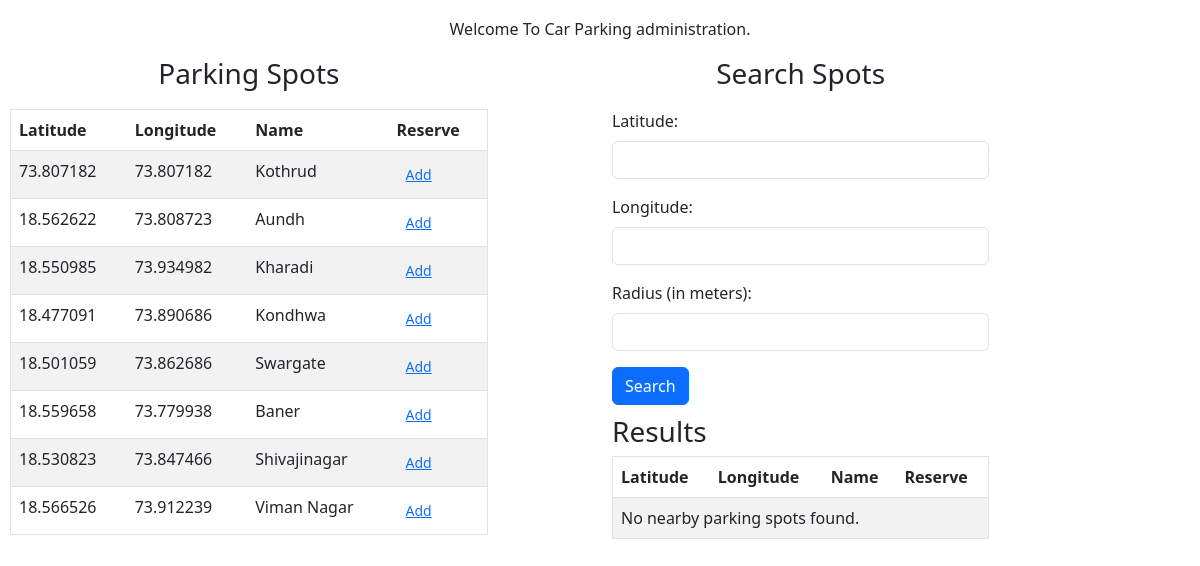
/parking/parking-spots/1/, run on the app's committed database.
### parking/models.py (models this page shows)
class ParkingSpot(models.Model):
    latitude = models.FloatField()
    longitude = models.FloatField()
    name = models.CharField(max_length=50,blank=True, null=True)
    active = models.BooleanField(default=False)
    created_on = models.DateTimeField(auto_now_add=True, null=True)

### parking/views.py (the view, shortened to what this page needs)
# urls.py: path('parking-spots/<int:user>/', ParkingSpotsView.as_view(), name='parking_spots'),
class ParkingSpotsView(View):
    def get(self, request, user):
        parking_spots = ParkingSpot.objects.filter(active=True)
        return render(request, 'parking/parking_spots.html', {'parking_spots': parking_spots, 'user': user})

### templates/parking/parking_spots.html (shortened to what this page needs)
<!DOCTYPE html>
<html lang="en">
<head>
    <link rel="stylesheet" href="https://cdn.jsdelivr.net/npm/bootstrap@5.3.0/dist/css/bootstrap.min.css">
</head>
<body>
<div class="row" style="padding:20px 10px;">
  <h6 class="text-center">Welcome To Car Parking administration. </h6>
    <div class="col-md-5">
<h3 class="text-center" style="padding:10px 0px;">Parking Spots</h3>
<div class="table-responsive table-bordered">
  <table class="table table-striped">
    <thead>
      <tr>
        <th>Latitude</th>
        <th>Longitude</th>
          <th>Name</th>
          <th>Reserve</th>
      </tr>
    </thead>
    <tbody>
      {% for spot in parking_spots %}
        <tr>
          <td>{{ spot.latitude }}</td>
          <td>{{ spot.longitude }}</td>
            <td>{{ spot.name }}</td>
          <td><button class="btn btn-sm"><a href="/parking/reservation/{{user}}/{{spot.id}}/">Add</a></button></td>
        </tr>
      {% empty %}
        <tr>
          <td colspan="4">No parking spots available.</td>
        </tr>
      {% endfor %}
    </tbody>
  </table>
</div>
        </div>
    <div class="col-md-1"></div>
    <div class="col-md-4">
<h3 class="text-center" style="padding:10px 0px;">Search Spots</h3>
<form method="POST" action="/parking/parking-spots/{{user}}/" autocomplete="on">
  <div class="mb-3">
    <label for="latitude" class="form-label">Latitude:</label>
    <input type="number" class="form-control" id="latitude" name="latitude" step="0.000001" required>
  </div>
  <div class="mb-3">
    <label for="longitude" class="form-label">Longitude:</label>
    <input type="number" class="form-control" id="longitude" name="longitude" step="0.000001" required>
  </div>
  <div class="mb-3">
    <label for="radius" class="form-label">Radius (in meters):</label>
    <input type="number" class="form-control" id="radius" name="radius" required>
  </div>
  <button type="submit" class="btn btn-primary">Search</button>
</form>
<h3 style="margin-top:10px">Results</h3>
<div class="table-responsive table-bordered">
  <table class="table table-striped">
    <thead>
      <tr>
        <th>Latitude</th>
        <th>Longitude</th>
          <th>Name</th>
        <th>Reserve</th>
      </tr>
    </thead>
    <tbody>
      {% for spot in nearby_spots %}
        <tr>
          <td>{{ spot.latitude }}</td>
          <td>{{ spot.longitude }}</td>
            <td>{{ spot.name }}</td>
          <td><button class="btn btn-sm"><a href="/parking/reservation/{{user}}/{{spot.id}}/">Add</a></button></td>
        </tr>
      {% empty %}
        <tr>
          <td colspan="4">No nearby parking spots found.</td>
        </tr>
      {% endfor %}
    </tbody>
  </table>
</div>
    </div>
    <div class="col-md-2"></div>
</div>
</body>
</html>

### data on the page
ParkingSpot: latitude "73.807182", longitude "73.807182", name "Kothrud"
ParkingSpot: latitude "18.562622", longitude "73.808723", name "Aundh"
ParkingSpot: latitude "18.550985", longitude "73.934982", name "Kharadi"
ParkingSpot: latitude "18.477091", longitude "73.890686", name "Kondhwa"
ParkingSpot: latitude "18.501059", longitude "73.862686", name "Swargate"
ParkingSpot: latitude "18.559658", longitude "73.779938", name "Baner"
ParkingSpot: latitude "18.530823", longitude "73.847466", name "Shivajinagar"
ParkingSpot: latitude "18.566526", longitude "73.912239", name "Viman Nagar"
